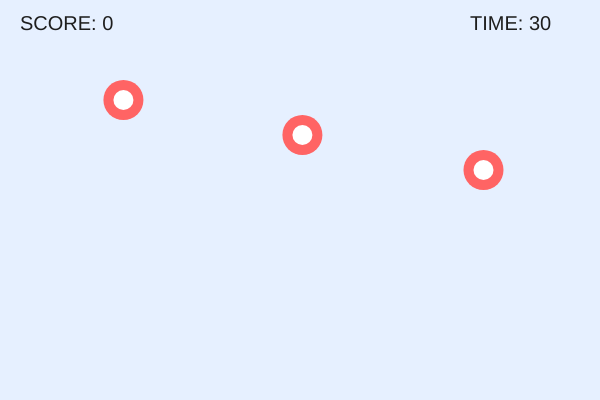
Frame 1 (no input)
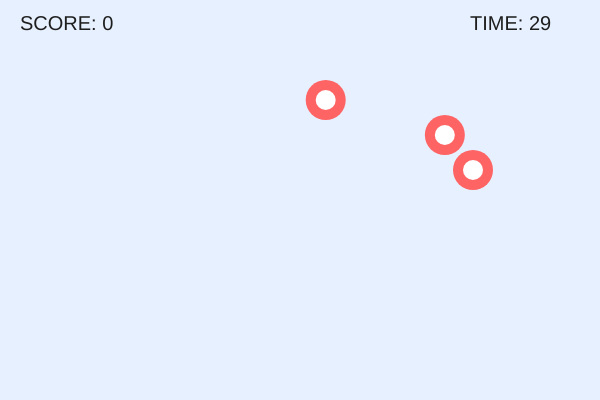
Frame 60 (no input)
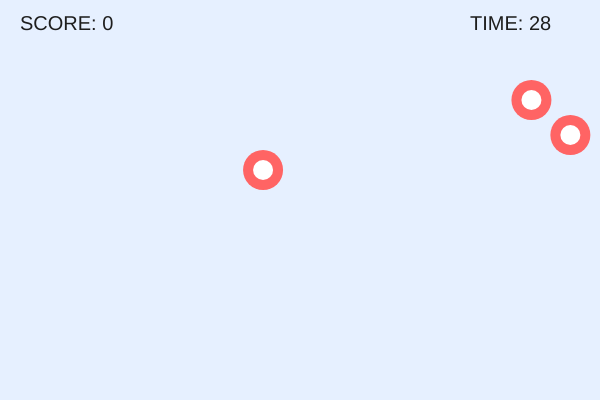
Frame 120 (the mouse pressed at the canvas centre since frame 60)

The p5.js sketch that drew these frames (run headless with seeded random() and noise() and a simulated clock; from frame 60 on, the mouse is pressed at the canvas centre):

// p5.js sketch
// ── sketch.js

// ボール当てゲーム

let balls = [];       // 発射したボールを入れる配列
let targets = [];     // 的を入れる配列

let score = 0;        // 得点
let startTime;        // ゲーム開始時間
let gameOver = false; // ゲーム終了の判定

const gameTime = 30;  // 制限時間（秒）

function setup() {
  createCanvas(600, 400);
  resetGame();
}

function draw() {
  background(230, 240, 255);

  // 制限時間を計算する
  let elapsed = (millis() - startTime) / 1000;
  let remaining = ceil(gameTime - elapsed);

  // ゲーム中の場合
  if (!gameOver) {

    // 時間がなくなったら終了
    if (remaining <= 0) {
      gameOver = true;
    } else {
      moveTargets();
      moveBalls();
      checkCollisions();
    }
  }

  // 的を表示する
  drawTargets();

  // ボールを表示する
  drawBalls();

  // 得点と残り時間を表示する
  fill(30);
  textSize(20);
  textAlign(LEFT);
  text("SCORE: " + score, 20, 30);
  text("TIME: " + max(0, remaining), 470, 30);

  // ゲーム終了画面
  if (gameOver) {
    fill(0, 0, 0, 150);
    rect(0, 0, width, height);

    fill(255);
    textAlign(CENTER);
    textSize(35);
    text("GAME OVER", width / 2, height / 2 - 15);

    textSize(20);
    text("SCORE: " + score, width / 2, height / 2 + 25);
    text("Press Enter to Restart", width / 2, height / 2 + 65);
  }
}

// ゲームを初期状態に戻す関数
function resetGame() {
  balls = [];
  targets = [];
  score = 0;
  gameOver = false;
  startTime = millis();

  // 的を3つ作る
  for (let i = 0; i < 3; i++) {
    targets.push({
      x: 120 + i * 180,
      y: 100 + i * 35,
      r: 20,
      vx: random(2, 4)
    });
  }
}

// 的を動かす関数
function moveTargets() {
  for (let target of targets) {
    target.x += target.vx;

    // 画面の端に着いたら反対方向に動く
    if (target.x > width - target.r ||
        target.x < target.r) {
      target.vx *= -1;
    }
  }
}

// 的を描く関数
function drawTargets() {
  for (let target of targets) {
    fill(255, 100, 100);
    noStroke();
    circle(target.x, target.y, target.r * 2);

    fill(255);
    circle(target.x, target.y, target.r);
  }
}

// ボールを動かす関数
function moveBalls() {
  for (let i = balls.length - 1; i >= 0; i--) {
    balls[i].x += balls[i].vx;
    balls[i].y += balls[i].vy;

    // 画面の外に出たボールを削除
    if (balls[i].y < 0 ||
        balls[i].x < 0 ||
        balls[i].x > width) {
      balls.splice(i, 1);
    }
  }
}

// ボールを描く関数
function drawBalls() {
  for (let ball of balls) {
    fill(50, 100, 255);
    noStroke();
    circle(ball.x, ball.y, 15);
  }
}

// ボールと的が当たったか調べる関数
function checkCollisions() {
  for (let i = balls.length - 1; i >= 0; i--) {

    for (let target of targets) {
      let d = dist(
        balls[i].x,
        balls[i].y,
        target.x,
        target.y
      );

      // ボールと的が接触した場合
      if (d < 15 / 2 + target.r) {
        score++;

        // 的を新しい場所に移動させる
        target.x = random(50, width - 50);
        target.y = random(70, 180);
        target.vx = random([-4, -3, 3, 4]);

        // 当たったボールを削除する
        balls.splice(i, 1);
        break;
      }
    }
  }
}

// マウスをクリックしたときにボールを発射
function mousePressed() {
  if (!gameOver && mouseY < height - 50) {
    shootBall();
  }
}

// ボールを発射する関数
function shootBall() {
  balls.push({
    x: width / 2,
    y: height - 35,
    vx: (mouseX - width / 2) * 0.015,
    vy: -7
  });
}

// Enterキーでゲームをやり直す
function keyPressed() {
  if (key === 'Enter') {
    resetGame();
  }
}
